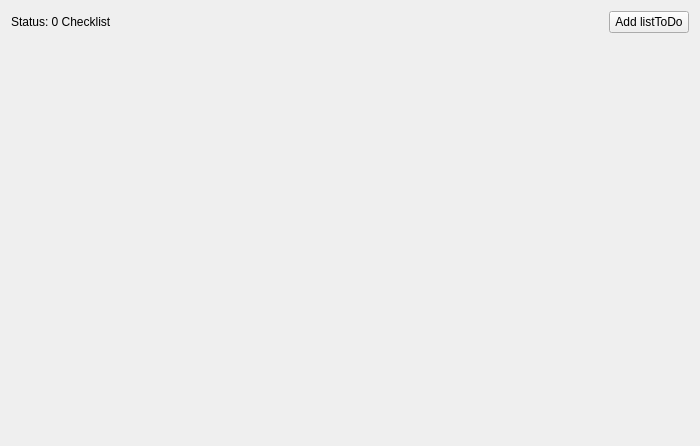
<?xml version="1.0" encoding="UTF-8"?>
<ui version="4.0">
 <class>MainWindow</class>
 <widget class="QMainWindow" name="MainWindow">
  <property name="geometry">
   <rect>
    <x>0</x>
    <y>0</y>
    <width>700</width>
    <height>446</height>
   </rect>
  </property>
  <property name="windowTitle">
   <string>Todo</string>
  </property>
  <widget class="QWidget" name="centralWidget">
   <layout class="QVBoxLayout" name="verticalLayout">
    <item>
     <layout class="QHBoxLayout" name="toolbarLayout">
      <item>
       <widget class="QLabel" name="statusLabel">
        <property name="text">
         <string>Status: 0 Checklist</string>
        </property>
       </widget>
      </item>
      <item>
       <spacer name="horizontalSpacer">
        <property name="orientation">
         <enum>Qt::Horizontal</enum>
        </property>
        <property name="sizeHint" stdset="0">
         <size>
          <width>40</width>
          <height>20</height>
         </size>
        </property>
       </spacer>
      </item>
      <item>
       <widget class="QPushButton" name="addListToDoButton">
        <property name="text">
         <string>Add listToDo</string>
        </property>
       </widget>
      </item>
     </layout>
    </item>
    <item>
     <layout class="QVBoxLayout" name="listToDosLayout"/>
    </item>
    <item>
     <spacer name="verticalSpacer">
      <property name="orientation">
       <enum>Qt::Vertical</enum>
      </property>
      <property name="sizeHint" stdset="0">
       <size>
        <width>20</width>
        <height>40</height>
       </size>
      </property>
     </spacer>
    </item>
   </layout>
  </widget>
 </widget>
 <layoutdefault spacing="6" margin="11"/>
 <resources/>
 <connections/>
</ui>
